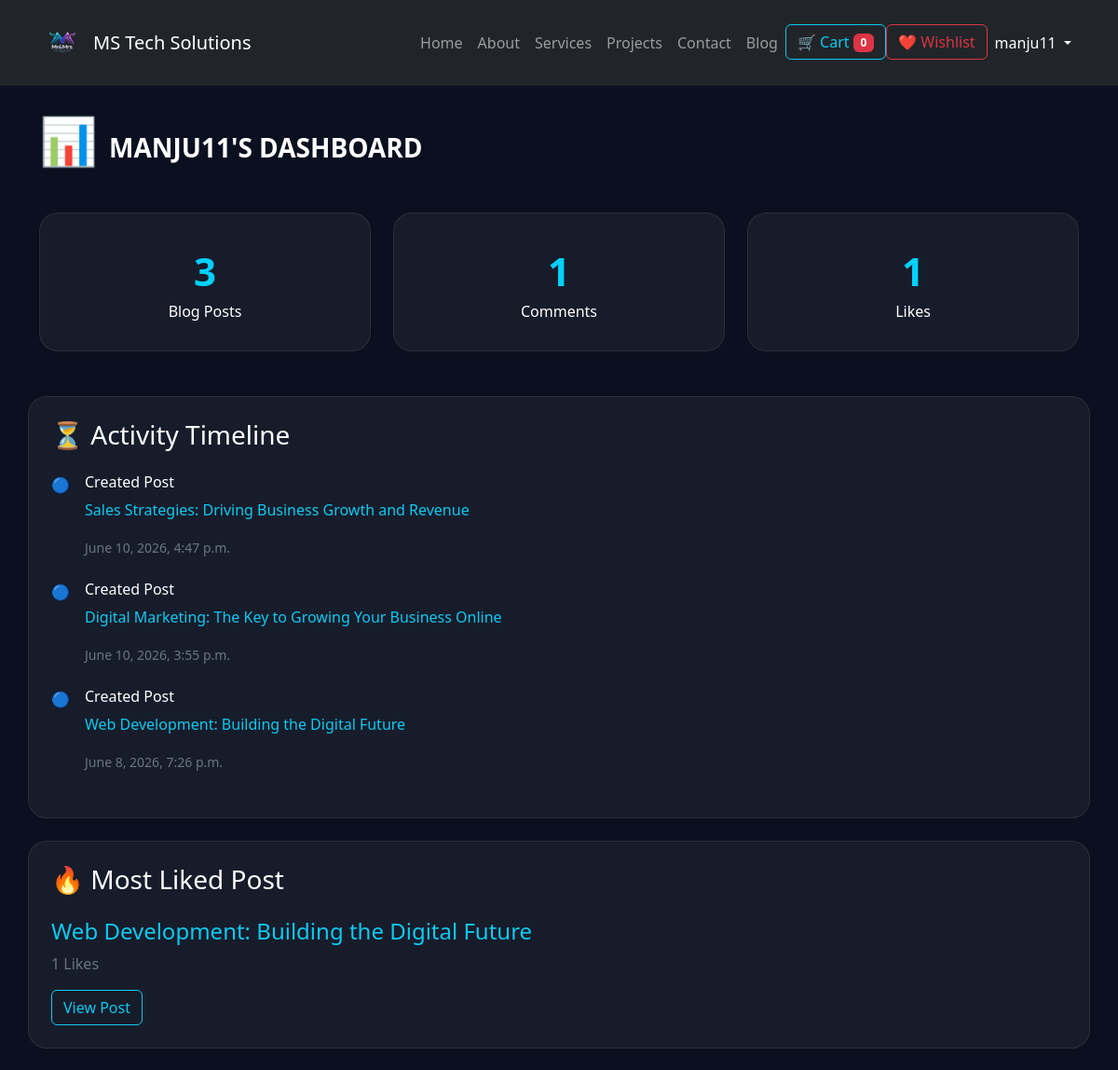
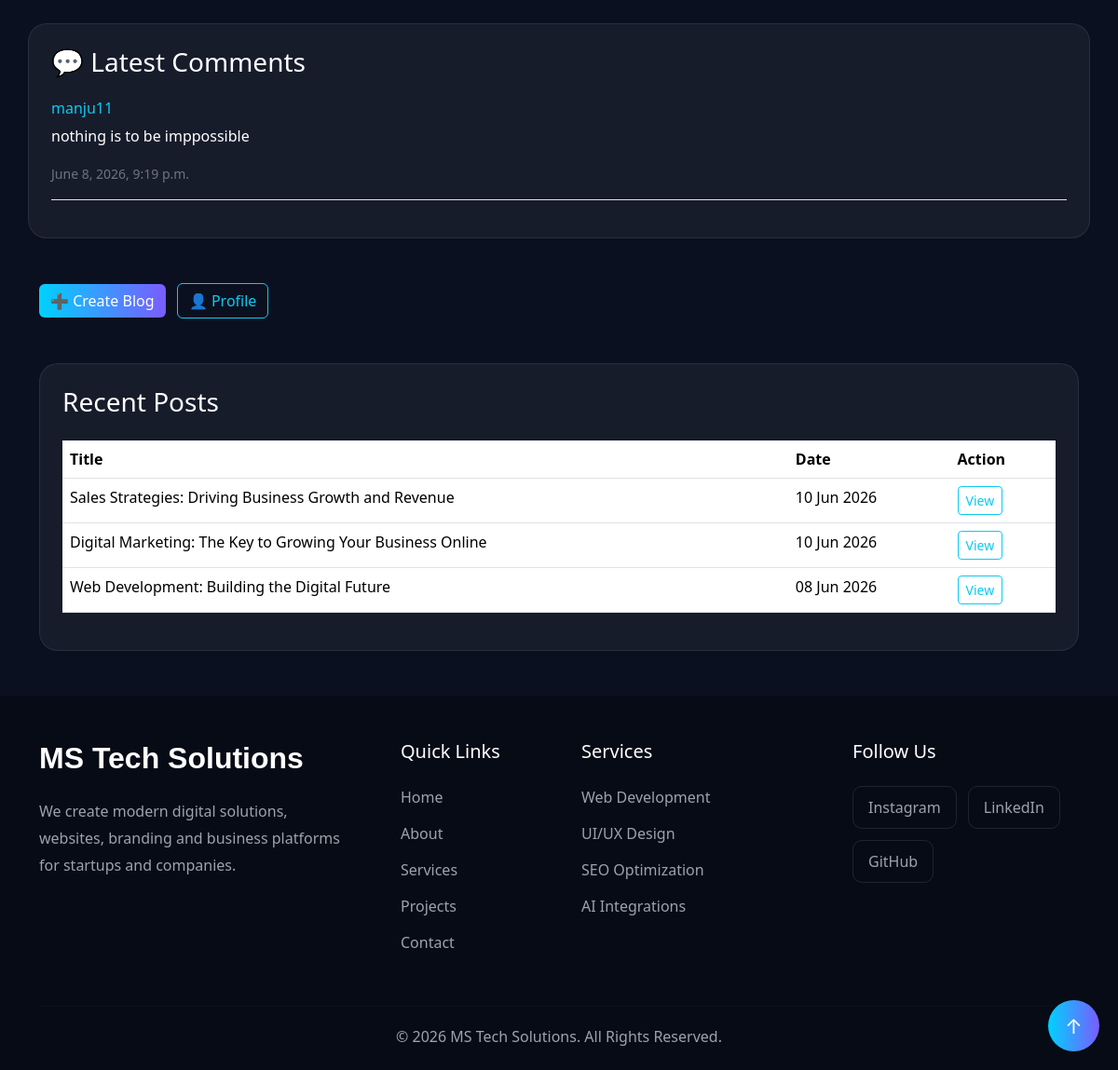
Page /accounts/user_dashboard/ (signed in) on the committed database (2 pictures, top to bottom).
### blogproject/models.py (models this page shows, shortened)
class Post(models.Model):
    category = models.ForeignKey(
        Category,
        on_delete=models.CASCADE,
        related_name='posts'
    )
    title = models.CharField(max_length=200)
    slug = models.SlugField(
        unique=True,
        blank=True
    )
    content = models.TextField()
    image = models.ImageField(
        upload_to='posts/'
    )
    author = models.ForeignKey(
        User,
        on_delete=models.CASCADE
    )
    created_at = models.DateTimeField(
        auto_now_add=True
    )

class Comment(models.Model):
    post = models.ForeignKey(
        Post,
        on_delete=models.CASCADE,
        related_name='comments'
    )
    author = models.ForeignKey(User, on_delete=models.CASCADE)
    content = models.TextField()
    created_at = models.DateTimeField(auto_now_add=True)

### portfolio_app/views.py (the view)
# urls.py: path('accounts/user_dashboard/',views.user_dashboard_page,name='dashboard'),
@login_required
def user_dashboard_page(request):
    user_posts = Post.objects.filter(
        author=request.user
    )
    total_posts = user_posts.count()
    total_categories = Category.objects.filter(
        posts__author=request.user
    ).distinct().count()
    total_comments = Comment.objects.filter(
        author=request.user
    ).count()
    total_likes = Like.objects.filter(
        post__author=request.user
    ).count()
    most_liked_post = user_posts.annotate(
        like_count=Count('likes')
    ).order_by('-like_count').first()
    latest_comments = Comment.objects.filter(
        post__author=request.user
    ).order_by('-created_at')[:5]
    recent_posts = user_posts.order_by(
        '-created_at'
    )[:5]
    context = {
        'total_posts': total_posts,
        'total_categories': total_categories,
        'total_comments': total_comments,
        'total_likes': total_likes,
        'most_liked_post': most_liked_post,
        'latest_comments': latest_comments,
        'recent_posts': recent_posts,
    }
    return render(
        request,
        'accounts/user_dashboard.html',
        context
    )

### E_commerce_app/context_processors.py (called while the page is built)
def cart_count(request):
    count = 0
    if request.user.is_authenticated:
        count = Cart.objects.filter(
            user=request.user
        ).count()
    return {
        'cart_count': count
    }

### portfolio_app/templates/accounts/user_dashboard.html (shortened to what this page needs)
{% extends 'base.html' %}
{% block content %}
<section class="dashboard-section py-5">
<div class="container">
<h1 class="dashboard-title mb-5">
    📊 <span class="text-uppercase fs-3">{{ request.user.username }}'s Dashboard</span>
</h1>
<div class="row g-4">
    <div class="col-md-4">
        <div class="stat-card">
            <div class="stat-number">
                {{ total_posts }}
            </div>
            <div class="stat-title">
                Blog Posts
            </div>
        </div>
    </div>
    <div class="col-md-4">
        <div class="stat-card">
            <div class="stat-number">
                {{ total_comments }}
            </div>
            <div class="stat-title">
                Comments
            </div>
        </div>
    </div>
    <div class="col-md-4">
        <div class="stat-card">
            <div class="stat-number">
                {{ total_likes }}
            </div>
            <div class="stat-title">
                Likes
            </div>
        </div>
    </div>
     <div class="recent-card p-4 mt-5">
    <h3 class="text-white mb-4">
        ⏳ Activity Timeline
    </h3>
    {% for post in recent_posts %}
    <div class="d-flex mb-4">
        <div class="me-3">
            🔵
        </div>
        <div>
            <h6 class="text-white">
                Created Post
            </h6>
            <p class="text-info">
                {{ post.title }}
            </p>
            <small class="text-secondary">
                {{ post.created_at }}
            </small>
        </div>
    </div>
    {% endfor %}
</div>
</div>
<div class="row g-4">
    <div class="recent-card p-4 mt-5">
    <h3 class="text-white mb-4">
        🔥 Most Liked Post
    </h3>
    {% if most_liked_post %}
    <h4 class="text-info">
        {{ most_liked_post.title }}
    </h4>
    <p class="text-secondary">
        {{ most_liked_post.likes.count }}
        Likes
    </p>
    <a
    href="{% url 'post_detail' most_liked_post.slug %}"
    class="btn btn-outline-info">
        View Post
    </a>
    {% else %}
    <p class="text-secondary">
        No posts yet.
    </p>
    {% endif %}
    </div>
     <div class="recent-card p-4 mt-5">
    <h3 class="text-white mb-4">
        💬 Latest Comments
    </h3>
    {% for comment in latest_comments %}
    <div class="border-bottom pb-3 mb-3">
        <h6 class="text-info">
            {{ comment.author.username }}
        </h6>
        <p class="text-white">
            {{ comment.content|truncatewords:15 }}
        </p>
        <small class="text-secondary">
            {{ comment.created_at }}
        </small>
    </div>
    {% empty %}
    <p class="text-secondary">
        No comments available.
    </p>
    {% endfor %}
</div>
</div>
<div class="mt-5">
    <a
    href="{% url 'blog_create' %}"
    class="btn action-btn">
        ➕ Create Blog
    </a>
    <a
    href="{% url 'profile' %}"
    class="btn btn-outline-info ms-2">
        👤 Profile
    </a>
</div>
<div class="recent-card p-4 mt-5">
    <h3 class="text-white mb-4">
        Recent Posts
    </h3>
    <div class="table-responsive">
        <table class="table">
            <thead>
                <tr>
                    <th>Title</th>
                    <th>Date</th>
                    <th>Action</th>
                </tr>
            </thead>
            <tbody>
                {% for post in recent_posts %}
                <tr>
                    <td>
                        {{ post.title }}
                    </td>
                    <td>
                        {{ post.created_at|date:"d M Y" }}
                    </td>
                    <td>
                        <a
                        href="{% url 'post_detail' post.slug %}"
                        class="btn btn-sm btn-outline-info">
                            View
                        </a>
                    </td>
                </tr>
                {% empty %}
                <tr>
                    <td colspan="3">
                        No posts found.
                    </td>
                </tr>
                {% endfor %}
            </tbody>
        </table>
    </div>
</div>
</div>
</section>
{% endblock %}

### portfolio_app/templates/base.html (shortened to what this page needs)
<!DOCTYPE html>
{% load static %}
<html lang="en">
<head>
    <link href="https://cdn.jsdelivr.net/npm/bootstrap@5.3.8/dist/css/bootstrap.min.css" rel="stylesheet">
</head>
<body>
    <button id="topBtn">↑</button>
    {% load static %}
    <br><br><br>
    <nav class="navbar navbar-expand-lg fixed-top navbar-dark bg-dark py-3">
    <div class="container">
        <a class="navbar-brand d-flex align-items-center" href="/">
            <img src="{% static 'images/logo.png' %}"
                 alt="Mr&Mrs Tech Solutions Logo"
                 width="50"
                 height="50"
                 class="me-2 rounded-circle">
            <span class="brand-text">
                MS Tech Solutions
            </span>
        </a>
        <div class="collapse navbar-collapse" id="navbarNav">
            <ul class="navbar-nav ms-auto">
                {% if request.user.is_authenticated %}
                <li class="nav-item">
                    <a class="nav-link " href="{% url 'homepage' %}">Home</a>
                </li>
                <li class="nav-item">
                    <a class="nav-link" href="{% url 'about' %}">About</a>
                </li>
                <li class="nav-item">
                    <a class="nav-link" href="{% url 'services' %}">Services</a>
                </li>
                <li class="nav-item">
                    <a class="nav-link" href="{% url 'projects' %}">Projects</a>
                </li>
                <li class="nav-item">
                    <a class="nav-link" href="{% url 'contact' %}">Contact</a>
                </li>
                <li class="nav-item">
                    <a class="nav-link" href="{% url 'blog_homepage' %}">Blog</a>
                </li>
                <li class="nav-item">
                    <a
                    href="{% url 'cart_page' %}"
                    class="btn btn-outline-info">
                    🛒 Cart
                    <span class="badge bg-danger">
                    {{ cart_count }}
                    </span>
                </a>
                </li>
                <li class="nav-item">
                    <a
                    href="{% url 'wishlist_page' %}"
                    class="btn btn-outline-danger">
                    ❤️ Wishlist
                    </a>
                </li>
                <li class="nav-item dropdown">
                    <a
                        class="nav-link dropdown-toggle text-white"
                        href="#"
                        role="button"
                        data-bs-toggle="dropdown"
                    >
                        {{ request.user.username }}
                    </a>
                </li>
                {% endif %}
            </ul>
        </div>
    </div>
    </nav>
    {% block content %}
    {% endblock %}
    <footer class="footer-section pt-5  pb-4">
    <div class="container">
        <div class="row g-5">
            <div class="col-lg-4">
                <h2 class="footer-logo">
                    MS Tech Solutions
                </h2>
                <p class="footer-text mt-4">
                    We create modern digital solutions,
                    websites, branding and business platforms
                    for startups and companies.
                </p>
            </div>
            <div class="col-lg-2">
                <h5 class="footer-heading">
                    Quick Links
                </h5>
                <ul class="footer-links">
                    <li><a href="{% url 'homepage' %}">Home</a></li>
                    <li><a href="{% url 'about' %}">About</a></li>
                    <li><a href="{% url 'services' %}">Services</a></li>
                    <li><a href="{% url 'projects' %}">Projects</a></li>
                    <li><a href="{% url 'contact' %}">Contact</a></li>
                </ul>
            </div>
            <div class="col-lg-3">
                <h5 class="footer-heading">
                    Services
                </h5>
                <ul class="footer-links">
                    <li><a href="#">Web Development</a></li>
                    <li><a href="#">UI/UX Design</a></li>
                    <li><a href="#">SEO Optimization</a></li>
                    <li><a href="#">AI Integrations</a></li>
                </ul>
            </div>
            <div class="col-lg-3">
                <h5 class="footer-heading">
                    Follow Us
                </h5>
                <div class="footer-socials mt-4">
                    <a href="#">Instagram</a>
                    <a href="#">LinkedIn</a>
                    <a href="#">GitHub</a>
                </div>
            </div>
        </div>
        <hr class="footer-line">
        <div class="text-center">
            <p class="copyright-text">
                © 2026 MS Tech Solutions.
                All Rights Reserved.
            </p>
        </div>
    </div>
    </footer>
</body>
</html>

### portfolio_app/templates/base.html (style rules this page uses)
.footer-section { background:#070B16; }
.footer-logo { color:white; font-weight:700; font-size:32px; font-family:'Poppins',sans-serif; }
.footer-text { color:#9CA3AF; line-height:1.8; }
.footer-heading { color:white; margin-bottom:25px; }
.footer-links { list-style:none; padding:0; }
.footer-links li { margin-bottom:15px; }
.footer-links a { color:#9CA3AF; text-decoration:none; transition:0.3s; }
.footer-socials { display:flex; flex-wrap:wrap; gap:12px; }
.footer-socials a { color:#9CA3AF; text-decoration:none; padding:10px 16px; border:1px solid rgba(255,255,255,0.1); border-radius:10px; transition:.3s; }
.footer-line { border-color:rgba(255,255,255,0.08); margin:40px 0 20px; }
.copyright-text { color:#9CA3AF; margin:0; }
#topBtn { display:none; position:fixed; bottom:20px; right:20px; z-index:999999; width:55px; height:55px; border:none; border-radius:50%; background:linear-gradient( 90deg, #00D1FF, #7A5CFF ); color:white; font-size:22px; cursor:pointer; }
#topBtn { display:block !important; }

### portfolio_app/templates/accounts/user_dashboard.html (style rules this page uses)
.dashboard-section { background:#0B1020; min-height:100vh; }
.dashboard-title { color:white; font-size:50px; font-weight:700; }
.stat-card { background:rgba(255,255,255,0.05); border:1px solid rgba(255,255,255,0.08); border-radius:20px; padding:30px; text-align:center; transition:.4s; }
.stat-number { font-size:42px; font-weight:700; color:#00D1FF; }
.stat-title { color:white; }
.recent-card { background:rgba(255,255,255,0.05); border:1px solid rgba(255,255,255,0.08); border-radius:20px; }
.table { color:white; }
.action-btn { background:linear-gradient( 90deg, #00D1FF, #7A5CFF ); color:white; border:none; }

### rows in the picture
Post: title "Sales Strategies: Driving Business Growth and Revenue", created_at "June 10, 2026, 4:47 p.m.", created_at "10 Jun 2026"
Post: title "Digital Marketing: The Key to Growing Your Business Online", created_at "June 10, 2026, 3:55 p.m.", created_at "10 Jun 2026"
Post: title "Web Development: Building the Digital Future", created_at "June 8, 2026, 7:26 p.m.", likes.count "1", created_at "08 Jun 2026"
Comment: author.username "manju11", content "nothing is to be imppossible", created_at "June 8, 2026, 9:19 p.m."

### other values in the picture
{{ cart_count }} "0"
{{ request.user.username }} "manju11"
{{ request.user.username }} "MANJU11"
{{ total_posts }} "3"
{{ total_comments }} "1"
{{ total_likes }} "1"
